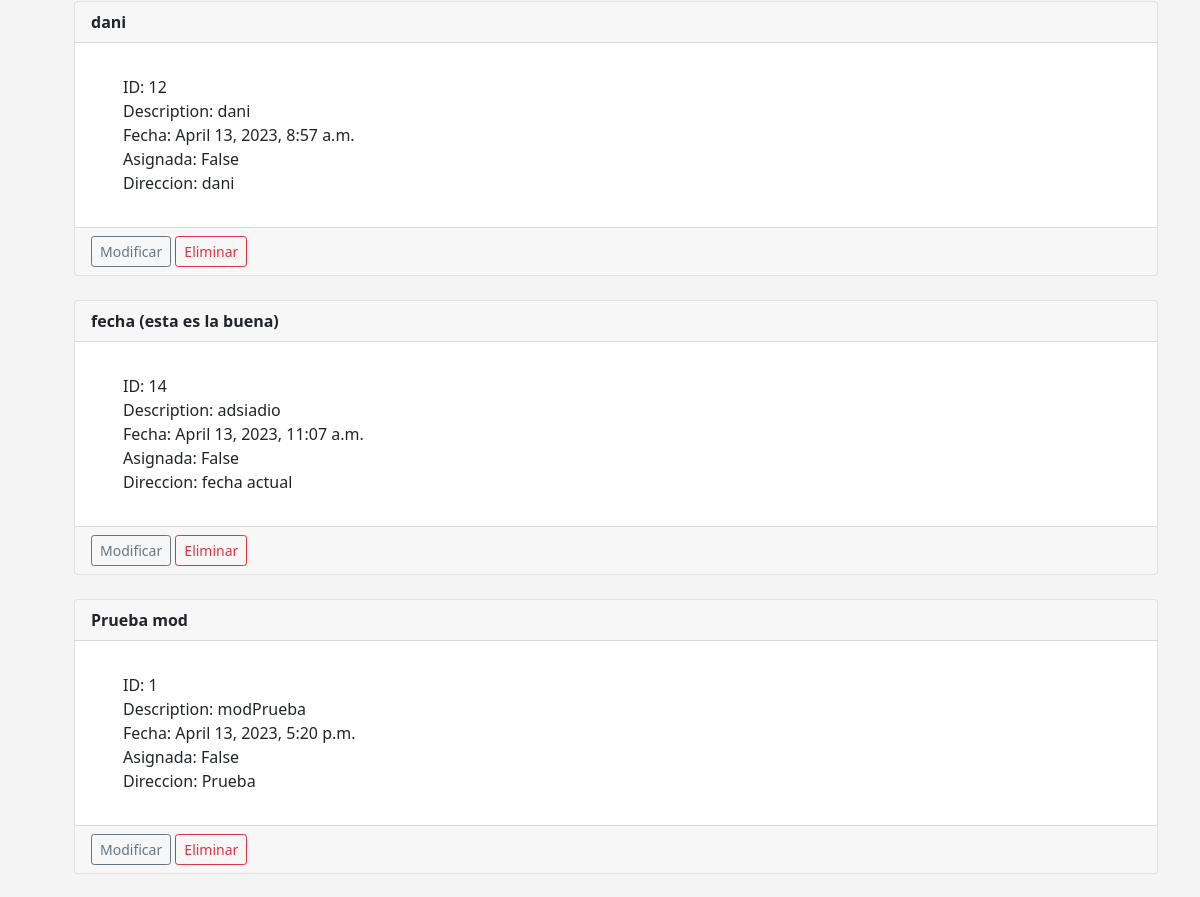
/incidencias (signed in, middle part), run on an earlier commit of the app's database.
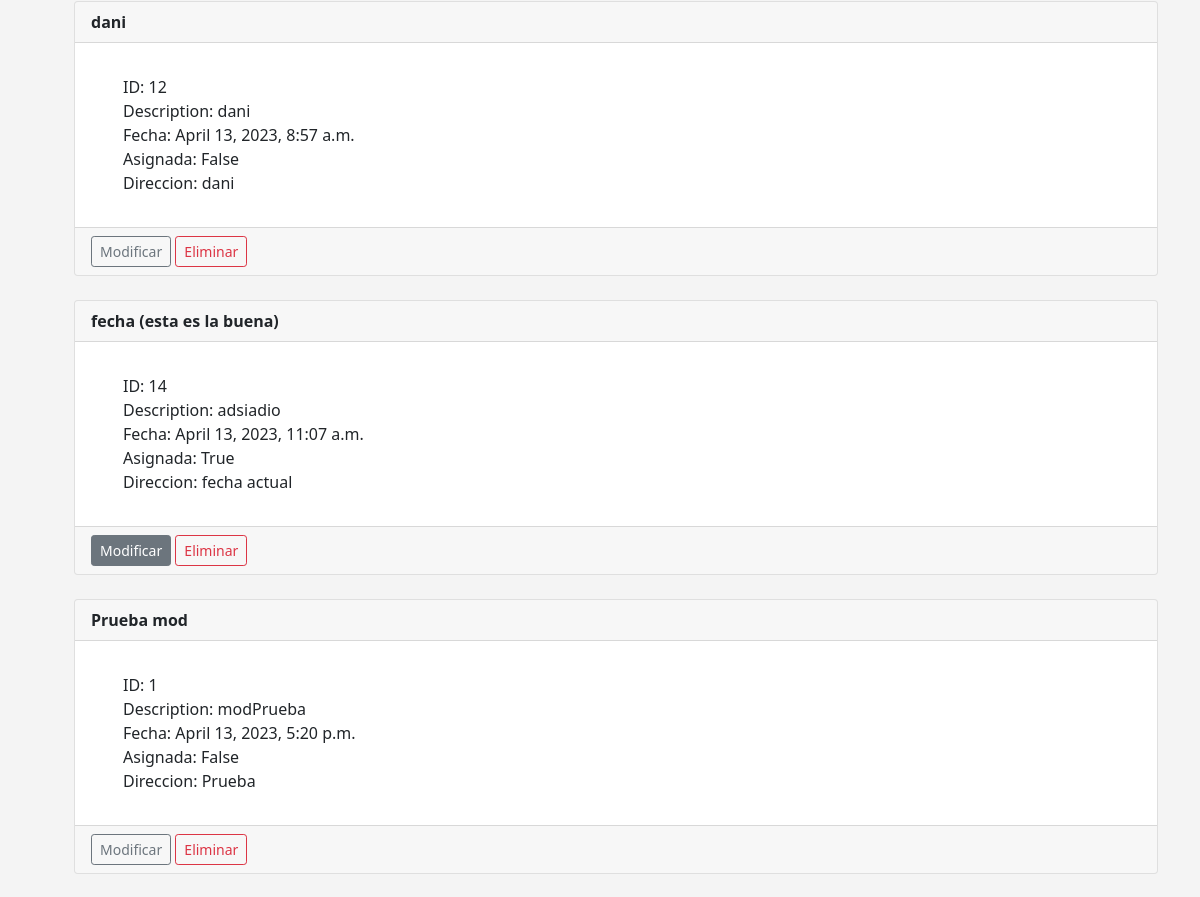
And on a later commit of the database.
### app/models.py (models this page shows)
class Incidencia(models.Model):
    titulo_incidencia = models.CharField(max_length=255, null=True)
    desc_incidencia = models.TextField()
    fecha = models.DateTimeField(null=True, editable=True)
    asignada = models.BooleanField(default=False)
    direccion = models.CharField(max_length=255, null=True)
    cliente_id = models.ForeignKey(
        Usuario,
        related_name="incidencias",
        on_delete=models.CASCADE
   )

### app/views.py (the view)
# urls.py: path('incidencias', views.all_incidencias, name="mostrar-incidencias"),
def all_incidencias(request):
    incidencia_list = Incidencia.objects.all().order_by('fecha')
    template = loader.get_template('app/mostrar_incidencias.html')
    context = {
        'incidencia_list': incidencia_list
    }
    return HttpResponse(template.render(context, request))

### app/templates/app/mostrar_incidencias.html (shortened to what this page needs)
{% extends 'app/base.html' %}
{% block content %}
    {% if user.is_authenticated %}
    <br>
    <ul>
        {% for incidencia in incidencia_list %}
            {% if user == incidencia.cliente_id  %}
                <div class="card">
                    <div class="card-header">
                    <strong>{{ incidencia.titulo_incidencia }}</strong>
                    </div>
                    <div class="card-body">
                    <p class="card-text">
                        <ul>
                            <li>ID: {{ incidencia.id }}</li>
                            <li>Description: {{ incidencia.desc_incidencia }}</li>
                            <li>Fecha: {{ incidencia.fecha }}</li>
                            <li>Asignada: {{ incidencia.asignada }}</li>
                            <li>Direccion: {{ incidencia.direccion }}</li>
                        </ul>
                    </p>
                    </div>
                    <div class="card-footer">
                        {% if incidencia.asignada %}
                            <a class="btn btn-secondary btn-sm" title="No se puede modificar una incidencia asignada" disabled> Modificar </a>
                        {% else %}
                            <a href={% url 'app:update-incidencia' incidencia.id %} class="btn btn-outline-secondary btn-sm"> Modificar </a>
                        {% endif %}
                        <a href={% url 'app:delete-incidencia' incidencia.id %} class="btn btn-outline-danger btn-sm"> Eliminar </a>
                    </div>
                </div>
                <br>
            {% endif %}
        {% endfor %}
    {% endif %}
{% endblock %}

What changed in the data, as far as the page shows it:
changed Incidencia "fecha (esta es la buena)": asignada "False" → "True"
